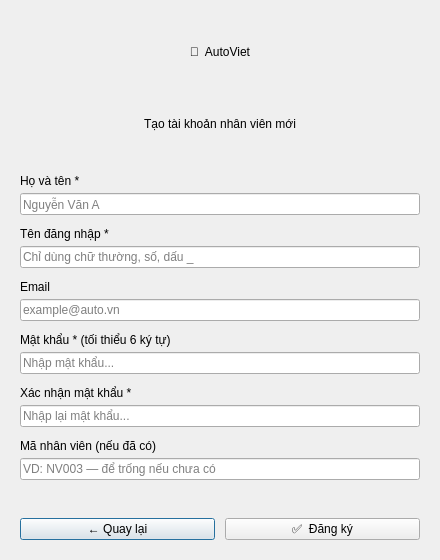
<?xml version="1.0" encoding="UTF-8"?>
<ui version="4.0">
 <class>RegisterDialog</class>
 <widget class="QDialog" name="RegisterDialog">
  <property name="geometry">
   <rect><x>0</x><y>0</y><width>440</width><height>560</height></rect>
  </property>
  <property name="windowTitle"><string>AutoViet — Đăng ký tài khoản nhân viên</string></property>
  <property name="windowFlags">
   <set>Qt::Dialog|Qt::FramelessWindowHint</set>
  </property>
  <layout class="QVBoxLayout" name="verticalLayout">
   <property name="contentsMargins">
    <rect><left>0</left><top>0</top><right>0</right><bottom>0</bottom></rect>
   </property>
   <property name="spacing"><number>0</number></property>

   <!-- HEADER -->
   <item>
    <widget class="QWidget" name="header_widget">
     <layout class="QVBoxLayout">
      <property name="contentsMargins">
       <rect><left>40</left><top>32</top><right>40</right><bottom>24</bottom></rect>
      </property>
      <property name="spacing"><number>8</number></property>
      <item>
       <widget class="QLabel" name="lbl_logo">
        <property name="text"><string>🚗  AutoViet</string></property>
        <property name="alignment"><set>Qt::AlignCenter</set></property>
       </widget>
      </item>
      <item>
       <widget class="QLabel" name="lbl_subtitle">
        <property name="text"><string>Tạo tài khoản nhân viên mới</string></property>
        <property name="alignment"><set>Qt::AlignCenter</set></property>
       </widget>
      </item>
     </layout>
    </widget>
   </item>

   <!-- BODY -->
   <item>
    <widget class="QWidget" name="body_widget">
     <layout class="QVBoxLayout" name="body_layout">
      <property name="contentsMargins">
       <rect><left>40</left><top>0</top><right>40</right><bottom>32</bottom></rect>
      </property>
      <property name="spacing"><number>12</number></property>

      <!-- HO TEN -->
      <item>
       <layout class="QVBoxLayout"><property name="spacing"><number>5</number></property>
        <item><widget class="QLabel" name="lbl_hoten"><property name="text"><string>Họ và tên *</string></property></widget></item>
        <item><widget class="QLineEdit" name="txt_hoten"><property name="placeholderText"><string>Nguyễn Văn A</string></property></widget></item>
       </layout>
      </item>

      <!-- USERNAME -->
      <item>
       <layout class="QVBoxLayout"><property name="spacing"><number>5</number></property>
        <item><widget class="QLabel" name="lbl_username"><property name="text"><string>Tên đăng nhập *</string></property></widget></item>
        <item><widget class="QLineEdit" name="txt_username"><property name="placeholderText"><string>Chỉ dùng chữ thường, số, dấu _</string></property></widget></item>
       </layout>
      </item>

      <!-- EMAIL -->
      <item>
       <layout class="QVBoxLayout"><property name="spacing"><number>5</number></property>
        <item><widget class="QLabel" name="lbl_email"><property name="text"><string>Email</string></property></widget></item>
        <item><widget class="QLineEdit" name="txt_email"><property name="placeholderText"><string>example@auto.vn</string></property></widget></item>
       </layout>
      </item>

      <!-- PASSWORD -->
      <item>
       <layout class="QVBoxLayout"><property name="spacing"><number>5</number></property>
        <item><widget class="QLabel" name="lbl_password"><property name="text"><string>Mật khẩu * (tối thiểu 6 ký tự)</string></property></widget></item>
        <item><widget class="QLineEdit" name="txt_password"><property name="placeholderText"><string>Nhập mật khẩu...</string></property><property name="echoMode"><enum>QLineEdit::Password</enum></property></widget></item>
       </layout>
      </item>

      <!-- CONFIRM PASSWORD -->
      <item>
       <layout class="QVBoxLayout"><property name="spacing"><number>5</number></property>
        <item><widget class="QLabel" name="lbl_confirm"><property name="text"><string>Xác nhận mật khẩu *</string></property></widget></item>
        <item><widget class="QLineEdit" name="txt_confirm"><property name="placeholderText"><string>Nhập lại mật khẩu...</string></property><property name="echoMode"><enum>QLineEdit::Password</enum></property></widget></item>
       </layout>
      </item>

      <!-- MA NV (optional) -->
      <item>
       <layout class="QVBoxLayout"><property name="spacing"><number>5</number></property>
        <item><widget class="QLabel" name="lbl_manv"><property name="text"><string>Mã nhân viên (nếu đã có)</string></property></widget></item>
        <item><widget class="QLineEdit" name="txt_manv"><property name="placeholderText"><string>VD: NV003 — để trống nếu chưa có</string></property></widget></item>
       </layout>
      </item>

      <!-- ERROR -->
      <item>
       <widget class="QLabel" name="lbl_error">
        <property name="text"><string></string></property>
        <property name="alignment"><set>Qt::AlignCenter</set></property>
        <property name="wordWrap"><bool>true</bool></property>
       </widget>
      </item>

      <!-- BUTTONS -->
      <item>
       <layout class="QHBoxLayout"><property name="spacing"><number>10</number></property>
        <item><widget class="QPushButton" name="btn_back"><property name="text"><string>← Quay lại</string></property></widget></item>
        <item>
         <widget class="QPushButton" name="btn_register">
          <property name="text"><string>✅  Đăng ký</string></property>
          <property name="minimumHeight"><number>44</number></property>
         </widget>
        </item>
       </layout>
      </item>

     </layout>
    </widget>
   </item>

  </layout>
 </widget>
 <resources/><connections/>
</ui>
